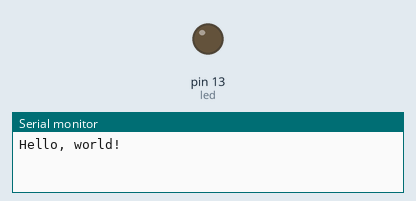
Bench run of a sketch on a simulated Arduino Uno, built with avr-gcc and run on an emulated ATmega328P. Parts: output pins drawn as LEDs (lit = HIGH), the last lines printed to the serial monitor.

Above: at 0.5 s.
At 4.5 s:
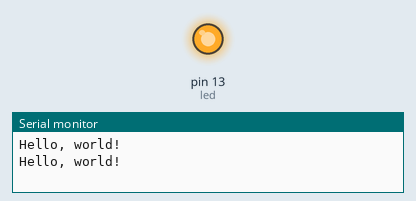
Timing chart, 0 to 6.9 s (numbered marks = the images above):
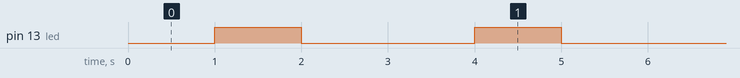

Measured:
- by itself, pin 13 (led): alternates HIGH for 1.0 s and LOW for 2.0 s

The sketch:

Blink_and_HelloWorld.ino
```cpp
int led = 13;  // define a variable to hold the pin number of the internal LED

void setup() {
  // put your setup code here, to run once:

  // initialize digital pin LED_BUILTIN as an output.
  pinMode(led, OUTPUT);
  Serial.begin(9600);
}

void loop() {
  // put your main code here, to run repeatedly:
//send 'Hello, world!' over the serial port
  Serial.println("Hello, world!");
  delay(1000);
  digitalWrite(led, HIGH);   // turn the LED on (HIGH is the voltage level)
  delay(1000);                       // wait for a second
  digitalWrite(led, LOW);    // turn the LED off by making the voltage LOW
  delay(1000);                       // wait for a second
}
```
